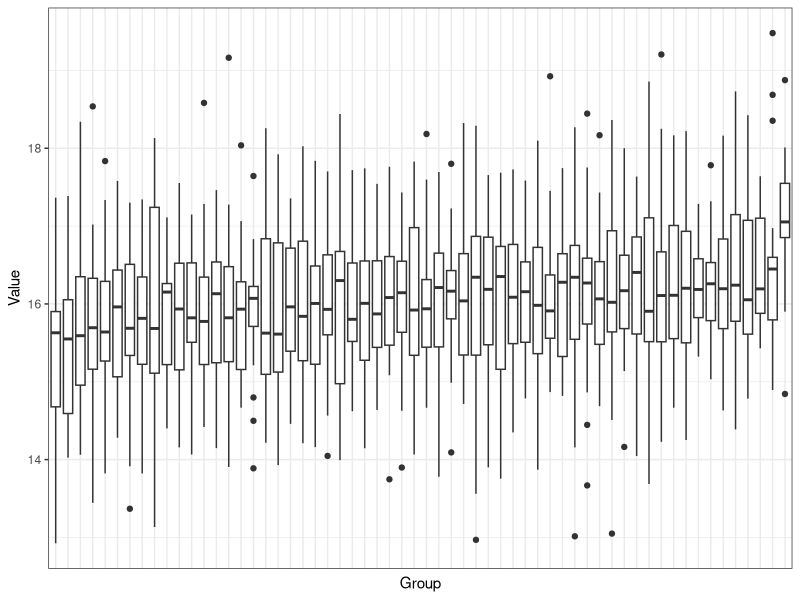
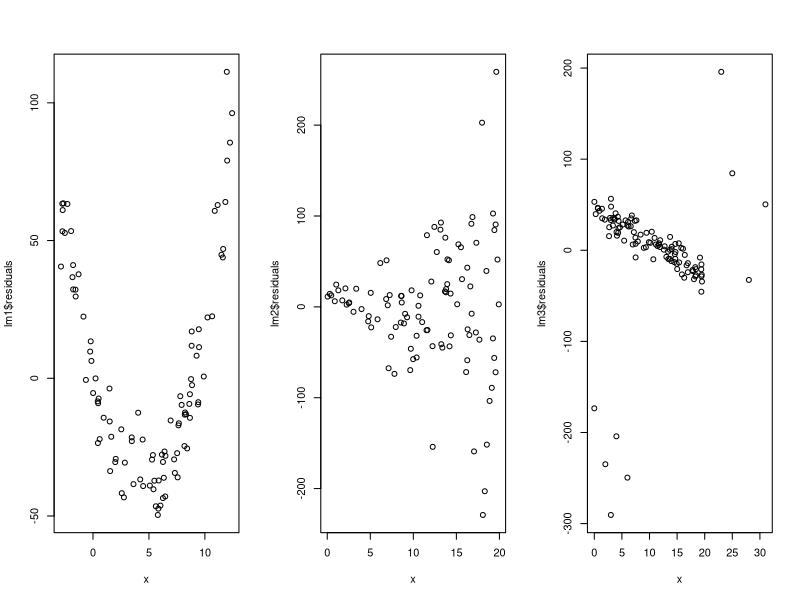
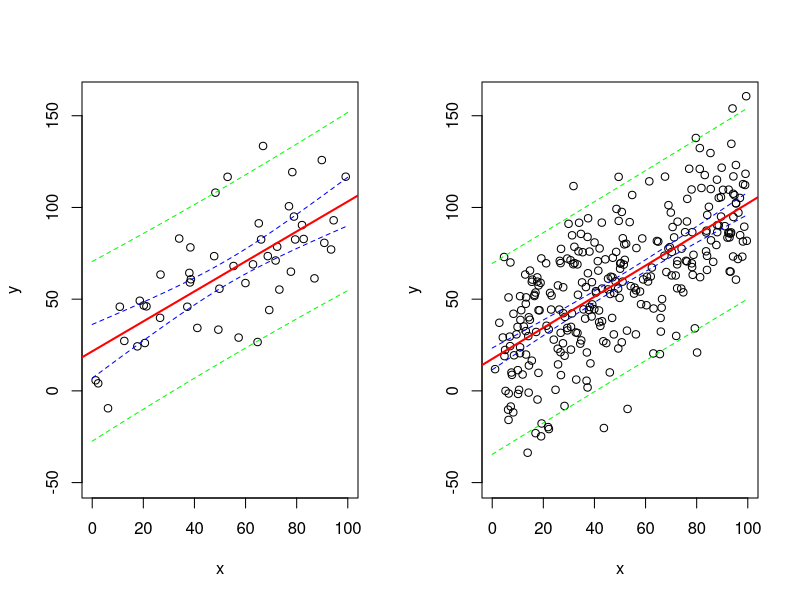
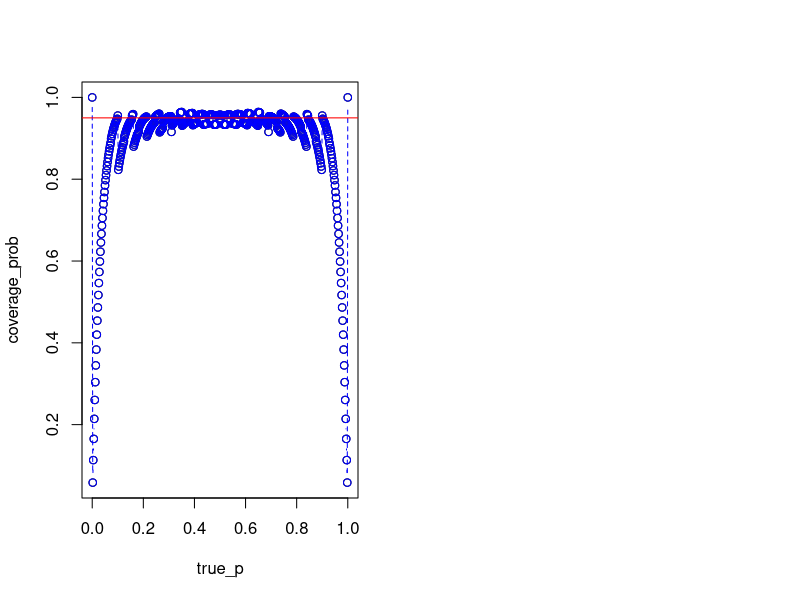

The R script that drew these images, in order:
## ---- chunk 1
library(ggplot2)
set.seed(33)
n = 20
sigma = 1
off_group <- rnorm(n, 17, sigma)
rest_groups <- rnorm(n * 59, 16, sigma)
data <- data.frame("Group" = c(rep(paste0("", 1:60), each = n)), 
                   "Value" = c(rest_groups[1:(4*n)], off_group, 
                               rest_groups[(4*n + 1):(59*n)]))
ggplot(data, aes(x=reorder(Group, Value), y=Value)) + 
  geom_boxplot() + 
  theme_bw() + 
  theme(axis.text.x=element_blank(),
        axis.ticks.x=element_blank(),
        ) +
  xlab("Group")
summary(aov(Value~Group, data))

pairwise_tests = as.numeric(unlist(pairwise.t.test(data$Value, as.factor(data$Group), 
                                                   p.adjust.method = "none")))
pairwise_tests <- pairwise_tests[!is.na(pairwise_tests)]
mean(pairwise_tests < 0.05)
## ---- chunk 2
mean(pairwise.t.test(data$Value, data$Group, 
                     p.adjust.method = "none")$p.value < 0.05, na.rm=T)
## ---- chunk 3
library(MASS)
nsims <- 10000
uncorrolated <- vector(length = nsims)
for (i in 1:nsims) {
  uncorrolated[i] <- t.test(rnorm(15, 0.1, 1))$p.value
}
corrolated <- vector(length = nsims)
Sigma <- matrix(0.5, 15, 15)
diag(Sigma) <- 1
for (i in 1:nsims) {
  corrolated[i] <- t.test(mvrnorm(1, rep(0.1, 15), Sigma))$p.value
}

mean(uncorrolated < 0.05)
mean(corrolated < 0.05)
## ---- chunk 4
par(mfrow = c(1,3))
# Quadratic
n <- 100
x <- runif(n, -3, 13)
y <- (x-3)^2 * 2 + rnorm(n, 0, 10)
lm1 <- lm(y~x)
plot(lm1$residuals ~ x)

# Nonconstant variance
x <- runif(n, 0, 20)
y <- x * 2 + rnorm(n, 0, x*5)
lm2 <- lm(y~x)
plot(lm2$residuals ~ x)

x <- runif(n, 0, 20)
y <- 20 + x * 2 + rnorm(n, 0, 10)
x <- c(x, 23, 25, 28, 31, 0, 3, 2, 6, 4)
y <- c(y, 300, 200, 100, 200, -200, -300, -250, -242, -208)
lm3 <- lm(y~x)
plot(lm3$residuals ~ x)
## ---- chunk 5
countries <- read.csv("data/countries.csv")
summary(lm(epi_eh ~ epi_cch + log(mad_gdppc, 2), countries))
## ---- chunk 6
set.seed(1)
par(mfrow = c(1, 2))

# Sparse plot
n <- 50
x <- runif(n, 0, 100)
y <- 20 + 0.8 * x + rnorm(n, 0, 25)
lm1 <- lm(y ~ x)

new.x = seq(0,100,0.5)
new.yhat = predict(lm1, newdata=data.frame(x = new.x),
                   interval = c("confidence"))
pred.yhat = predict(lm1, newdata=data.frame(x = new.x),
                    interval = c("prediction"))

plot(y~x, xlim=c(0, 100), ylim=c(-50, 160))
abline(lm1,col="red",lwd=2)
lines(new.x,new.yhat[,2], col="blue", lty=2)
lines(new.x,new.yhat[,3], col="blue", lty=2)
lines(new.x,pred.yhat[,2], col="green", lty=2)
lines(new.x,pred.yhat[,3], col="green", lty=2)

# Dense plot
n <- 300
x <- runif(n, 0, 100)
y <- 20 + 0.8 * x + rnorm(n, 0, 25)
lm2 <- lm(y ~ x)

new.yhat = predict(lm2, newdata=data.frame(x = new.x),
                   interval = c("confidence"))
pred.yhat = predict(lm2, newdata=data.frame(x = new.x),
                    interval = c("prediction"))
plot(y~x, xlim=c(0, 100), ylim=c(-50, 160))
abline(lm2,col="red",lwd=2)
lines(new.x,new.yhat[,2], col="blue", lty=2)
lines(new.x,new.yhat[,3], col="blue", lty=2)
lines(new.x,pred.yhat[,2], col="green", lty=2)
lines(new.x,pred.yhat[,3], col="green", lty=2)
## ---- chunk 7
contrast.test <- function(fit_lm, vec1, vec2) {
  beta.hat = coef(fit_lm)
  C = vec1 - vec2
  t.stat = C %*% beta.hat/sqrt(t(C) %*% vcov(fit_lm) %*% C)
  p.value = 2*(1-pt(abs(t.stat),df=fit_lm$df.residual))
  return (c("t.stat" = t.stat, "p.value" = p.value, "df" = fit_lm$df.residual))
}

x <- rep(c(0,1), each=10)
y <- 10 * x + rnorm(20, 0, 5)
fit_lm <- lm(y~x)
lm_sum <- summary(fit_lm)

c("t-test" = t.test(y~as.factor(x), alternative="two.sided")$p.value, 
  "lm" = lm_sum$coefficients[2,4], 
  "f-test" = pf(lm_sum$fstatistic[1],lm_sum$fstatistic[2],
                lm_sum$fstatistic[3],lower.tail=FALSE),
  "contrast" = contrast.test(fit_lm, c(0, 1), c(0, 0))[2])
## ---- chunk 8
n <- 30
k <- 0:n
phat <- k/n
true_p <- seq(0, 1, 0.002)
coverage_prob = vector(length=length(true_p))
for (i in 1:length(true_p)) {
  p = true_p[i]
  coverage_prob[i] = sum(ifelse(abs(phat - p) <= qt(0.975, n-1) * sqrt(phat*(1-phat)/(n-1)), 
                         choose(n,k) * p^k * (1-p)^(n-k), 0))
}
plot(true_p, coverage_prob)
lines(true_p, coverage_prob, col = "blue", type = "b", lty = 2)
abline(h=0.95, col="red")
